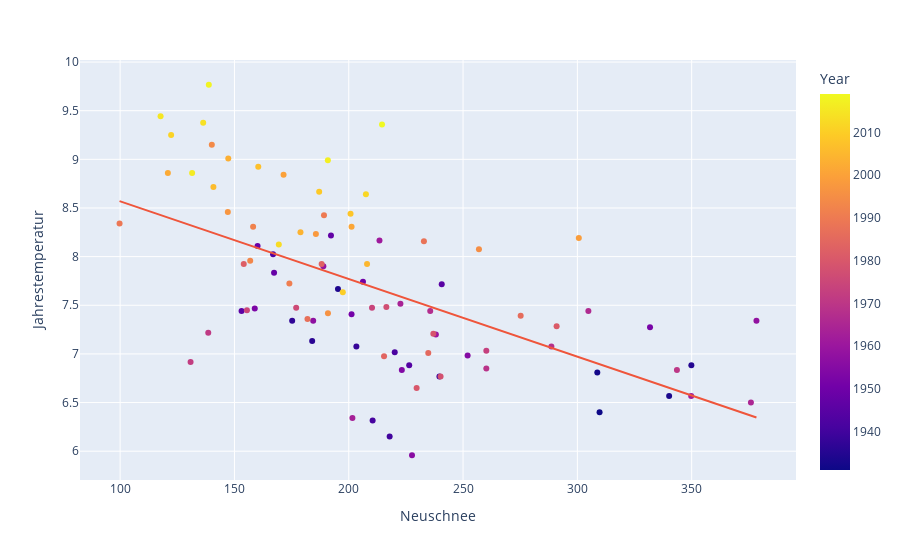

Source (notebook cell):
### Markdown cell above
Wenn man die Durchschnitstemperatur (y-Achse) mit dem Durchschnittsneuschnee (x-Achse) darstellt, sieht man erstens eine Abnahme und zweitens, da das Jahr die Farbe bestimmt, dass viele sehr warme Jahre in den letzten 30 Jahren stattgefunden haben.

### Code cell
df = pd.read_csv('Jahrestemperatur.csv')
df = df.groupby('Year', as_index=False).mean()
df_neuschnee = pd.read_csv('Neuschnee.csv')
df_neuschnee = df_neuschnee.groupby('Year', as_index=False).mean()
df = df.merge(df_neuschnee, on ='Year')

fig = px.scatter(df, x="Neuschnee", y="Jahrestemperatur", color="Year",
                hover_data=['Jahrestemperatur'], trendline="ols")
fig.show()
